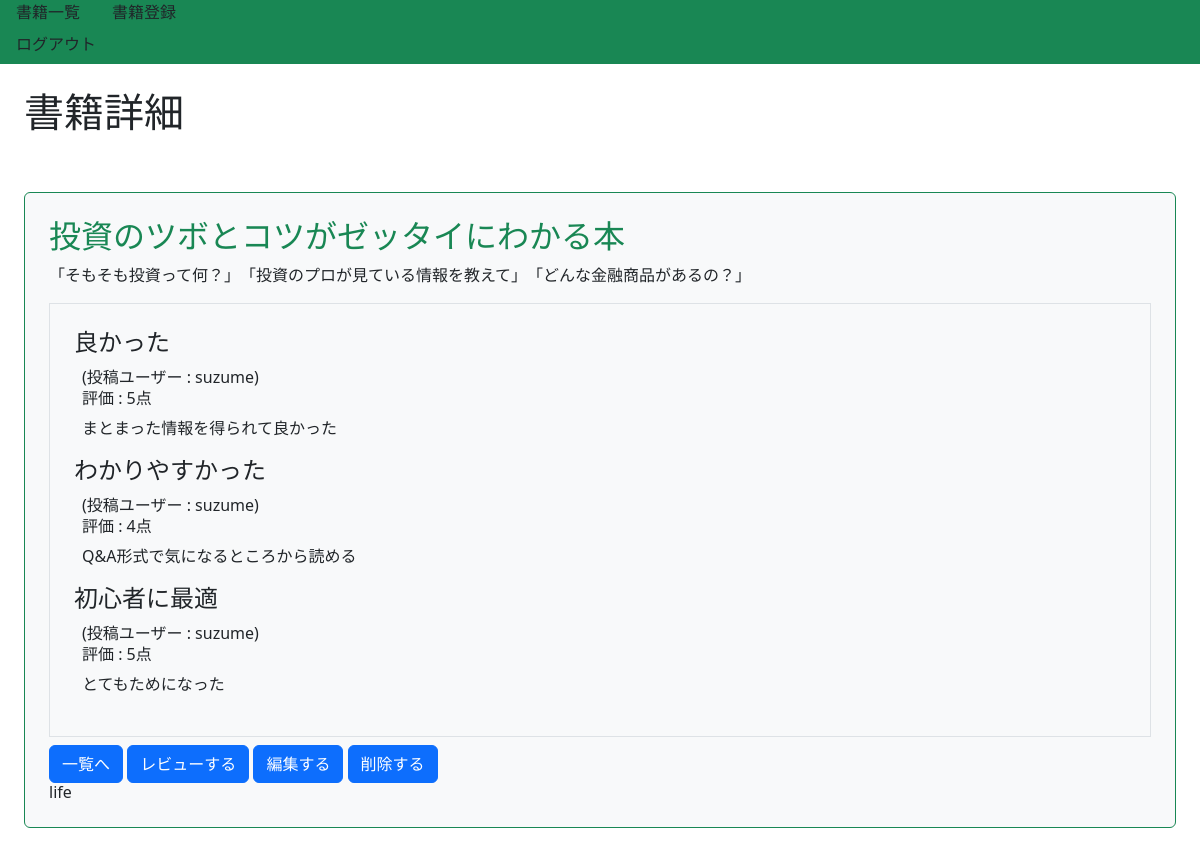
The app's page /book/7/detail/ (signed in) with its own data.
### book/models.py (models this page shows, shortened)
class Book(models.Model):
    title = models.CharField(max_length=100)
    text = models.TextField()
    thumbnail = models.ImageField(null=True, blank=True)
    category = models.CharField(
        max_length=100,
        choices = CATEGORY
        )
    user = models.ForeignKey('auth.User', on_delete=models.CASCADE)

class Review(models.Model):
    book = models.ForeignKey(Book,on_delete=models.CASCADE)
    title = models.CharField(max_length=100)
    text = models.TextField()
    rate = models.IntegerField(choices=RATE_CHOICES)
    user = models.ForeignKey('auth.User',on_delete=models.CASCADE)

### book/views.py (the view)
# urls.py: path('book/<int:pk>/detail/',views.DetailBookView.as_view(),name='detail-book'),
class DetailBookView(LoginRequiredMixin, DetailView):
    template_name = 'book/book_detail.html'
    model = Book

### book/templates/book/book_detail.html (shortened to what this page needs)
{% extends 'base.html' %}
{% block h1 %}書籍詳細{% endblock %}
{% block content %}
    <div class="p-4 m-4 bg-light border border-success rounded">
        <h2 class="text-success">{{ object.title }}</h2>
        <p>{{ object.text }}</p>
        <div class="border p-4 mb-2">
            {% for review in object.review_set.all %}
            <div>
                <h3 class="h4">{{ review.title }}</h3>
                <div class="px-2">
                    <span>(投稿ユーザー : {{ review.user.username }})</span>
                    <h6>評価 : {{ review.rate }}点</h6>
                    <p>{{ review.text }}</p>
                </div>
            </div>
            {% endfor %}
        </div>
        <a href="{% url 'list-book' %}" class="btn btn-primary">一覧へ</a>
        <a href="{% url 'review' object.pk %}" class="btn btn-primary">レビューする</a>
        <a href="{% url 'update-book' object.pk %}" class="btn btn-primary">編集する</a>
        <a href="{% url 'delete-book' object.pk %}" class="btn btn-primary">削除する</a>
        <h6 class="card-title">{{ object.category }}</h6>
    </div>
{% endblock content %}

### book/static/book/css/style.css (style rules this page uses)
a { text-decoration: none; }

### records on screen
Book: title "投資のツボとコツがゼッタイにわかる本", text "「そもそも投資って何？」 「投資のプロが見ている情報を教えて」 「どんな金融商品があるの？」", category "life"
Review: title "良かった", user.username "suzume", rate "5", text "まとまった情報を得られて良かった"
Review: title "わかりやすかった", user.username "suzume", rate "4", text "Q&A形式で気になるところから読める"
Review: title "初心者に最適", user.username "suzume", rate "5", text "とてもためになった"
